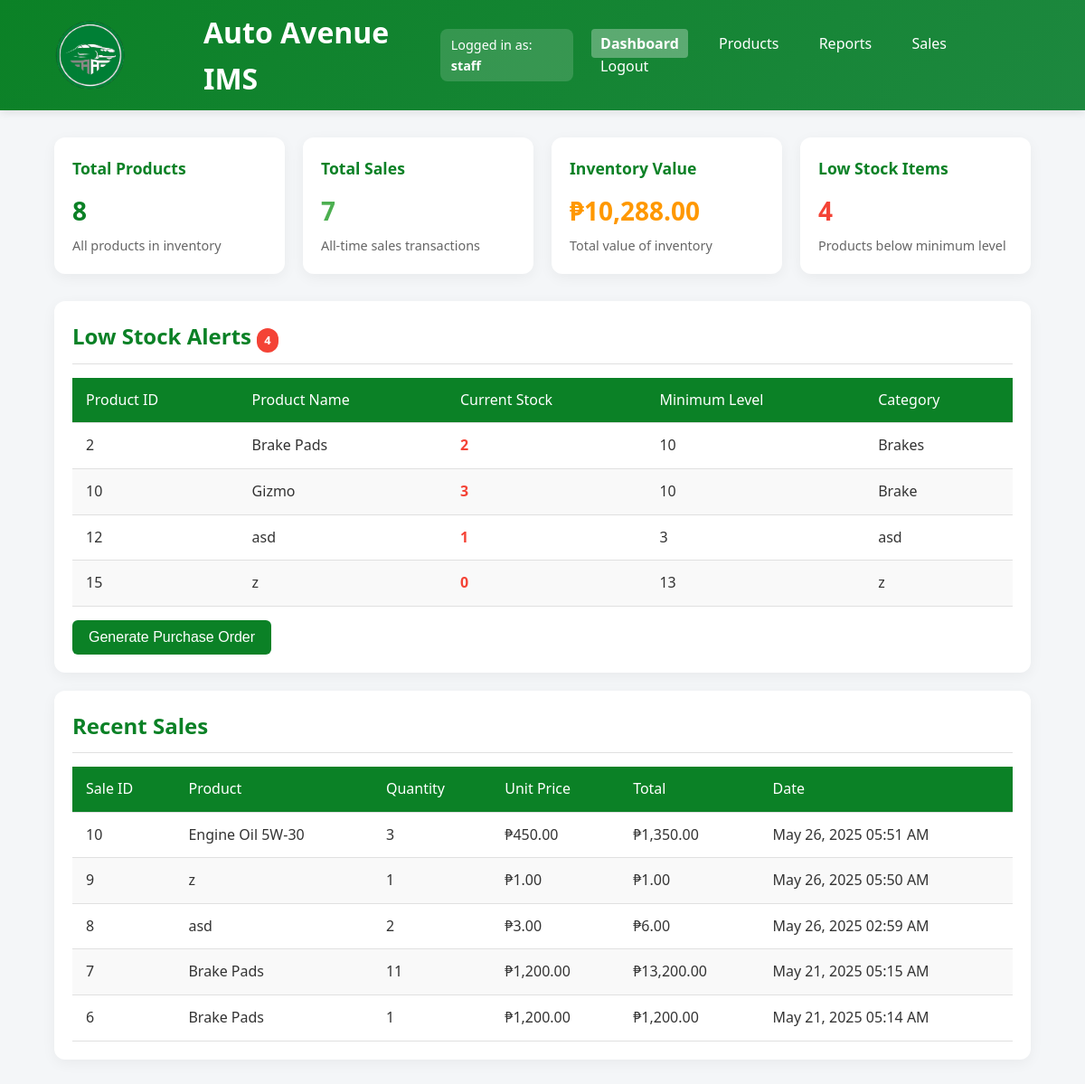
The app's page /dashboard.php (signed in) with its own data.
### tables this page shows
CREATE TABLE `products` (
  `product_id` int(11) NOT NULL,
  `name` varchar(100) NOT NULL,
  `quantity` int(11) NOT NULL DEFAULT 0,
  `price` decimal(10,2) NOT NULL,
  `category` varchar(50) DEFAULT NULL,
  `supplier` varchar(100) DEFAULT NULL,
  `min_stock_level` int(11) DEFAULT 10,
  `last_updated` timestamp NOT NULL DEFAULT current_timestamp() ON UPDATE current_timestamp(),
  `is_active` tinyint(1) DEFAULT 1,
  `warranty_period` varchar(50) DEFAULT NULL,
  `warranty_terms` text DEFAULT NULL,
  `vin_code` varchar(17) DEFAULT NULL
);

CREATE TABLE `sales` (
  `sale_id` int(11) NOT NULL,
  `product_id` int(11) DEFAULT NULL,
  `quantity_sold` int(11) NOT NULL,
  `sale_date` timestamp NOT NULL DEFAULT current_timestamp()
);

### dashboard.php (the view, shortened to what this page needs)
<?php
require_once __DIR__ . '/includes/config.php';
$low_stock_query = "SELECT * FROM products WHERE quantity < min_stock_level";
$low_stock_result = $conn->query($low_stock_query);
$total_products = $conn->query("SELECT COUNT(*) as count FROM products")->fetch_assoc()['count'];
$total_sales = $conn->query("SELECT COUNT(*) as count FROM sales")->fetch_assoc()['count'];
$inventory_value = $conn->query("SELECT SUM(quantity * price) as value FROM products")->fetch_assoc()['value'];
$recent_sales = $conn->query("SELECT s.sale_id, p.name, s.quantity_sold, p.price, s.sale_date
                             FROM sales s JOIN products p ON s.product_id = p.product_id
                             ORDER BY s.sale_date DESC LIMIT 5");
?>
<!DOCTYPE html>
<html lang="en">
<head>
</head>
<body>
  <header>
    <div class="container">
      <div style="display: flex; align-items: center; gap: 15px;">
  <img src="autoavelogo.svg" alt="Auto Avenue Logo" class="logo" width="150">
  <h1>Auto Avenue IMS</h1>
</div>
<?php if (isset($_SESSION['role'])): ?>
  <div style="background-color: rgba(255, 255, 255, 0.15); padding: 6px 12px; border-radius: 8px; font-size: 0.9rem;">
    Logged in as: <strong><?= htmlspecialchars($_SESSION['role']) ?></strong>
  </div>
<?php endif; ?>
      <nav>
        <a href="dashboard.php" class="active">Dashboard</a>
        <a href="products.php">Products</a>
        <a href="reports.php">Reports</a>
        <a href="sales.php">Sales</a>
        <a href="logout.php">Logout</a>
      </nav>
    </div>
  </header>
  <main class="main-content">
    <div class="dashboard-grid">
      <div class="card total-products">
        <h3>Total Products</h3>
        <div class="value"><?= number_format($total_products) ?></div>
        <div class="description">All products in inventory</div>
      </div>
      <div class="card total-sales">
        <h3>Total Sales</h3>
        <div class="value"><?= number_format($total_sales) ?></div>
        <div class="description">All-time sales transactions</div>
      </div>
      <div class="card inventory-value">
        <h3>Inventory Value</h3>
        <div class="value">₱<?= number_format($inventory_value, 2) ?></div>
        <div class="description">Total value of inventory</div>
      </div>
      <div class="card low-stock">
        <h3>Low Stock Items</h3>
        <div class="value"><?= $low_stock_result->num_rows ?></div>
        <div class="description">Products below minimum level</div>
      </div>
    </div>
    <div class="section">
  <h2>Low Stock Alerts <span class="alert-badge"><?= $low_stock_result->num_rows ?></span></h2>
  <?php if ($low_stock_result->num_rows > 0): ?>
    <table>
      <thead>
        <tr>
          <th>Product ID</th>
          <th>Product Name</th>
          <th>Current Stock</th>
          <th>Minimum Level</th>
          <th>Category</th>
        </tr>
      </thead>
      <tbody>
        <?php while ($row = $low_stock_result->fetch_assoc()): ?>
          <tr>
            <td><?= $row['product_id'] ?></td>
            <td><?= htmlspecialchars($row['name']) ?></td>
            <td class="low-stock-item"><?= $row['quantity'] ?></td>
            <td><?= $row['min_stock_level'] ?></td>
            <td><?= htmlspecialchars($row['category']) ?></td>
          </tr>
        <?php endwhile; ?>
      </tbody>
    </table>
    <form action="purchase_order.php" method="get" style="margin-top: 15px;">
      <button type="submit" style="
        background-color: var(--primary);
        color: white;
        border: none;
        padding: 10px 18px;
        border-radius: 6px;
        font-size: 1rem;
        cursor: pointer;
        transition: background-color 0.3s ease;
      "
      onmouseover="this.style.backgroundColor='var(--primary-light)';"
      onmouseout="this.style.backgroundColor='var(--primary)';">
        Generate Purchase Order
      </button>
    </form>
  <?php endif; ?>
</div>
    <div class="section">
      <h2>Recent Sales</h2>
      <?php if ($recent_sales->num_rows > 0): ?>
        <table>
          <thead>
            <tr>
              <th>Sale ID</th>
              <th>Product</th>
              <th>Quantity</th>
              <th>Unit Price</th>
              <th>Total</th>
              <th>Date</th>
            </tr>
          </thead>
          <tbody>
            <?php while ($sale = $recent_sales->fetch_assoc()): ?>
              <tr>
                <td><?= $sale['sale_id'] ?></td>
                <td><?= htmlspecialchars($sale['name']) ?></td>
                <td><?= $sale['quantity_sold'] ?></td>
                <td>₱<?= number_format($sale['price'], 2) ?></td>
                <td>₱<?= number_format($sale['quantity_sold'] * $sale['price'], 2) ?></td>
                <td><?= date('M j, Y h:i A', strtotime($sale['sale_date'])) ?></td>
              </tr>
            <?php endwhile; ?>
          </tbody>
        </table>
      <?php else: ?>
        <p>No recent sales found.</p>
      <?php endif; ?>
    </div>
  </main>
</body>
</html>

### dashboard.php (style rules this page uses)
:root { --primary:rgb(11, 129, 38); --primary-light:rgb(29, 136, 63); --secondary: #ff6b6b; --success: #4CAF50; --warning: #ff9800; --danger: #f44336; --text-color: #333; --text-light: #666; --bg-color: #f4f6f8; --border-color: #e0e0e0; }
* { box-sizing: border-box; margin: 0; padding: 0; }
body { font-family: 'Segoe UI', Tahoma, Geneva, Verdana, sans-serif; background-color: var(--bg-color); color: var(--text-color); line-height: 1.6; }
header { background: linear-gradient(135deg, var(--primary), var(--primary-light)); color: white; padding: 10px 0; box-shadow: 0 2px 10px rgba(0, 0, 0, 0.1); }
.container { width: 90%; max-width: 1200px; margin: 0 auto; display: flex; justify-content: space-between; align-items: center; }
nav a { color: white; text-decoration: none; margin-left: 20px; font-weight: 500; transition: all 0.3s ease; padding: 5px 10px; border-radius: 4px; }
nav a.active { background-color: rgba(255, 255, 255, 0.3); font-weight: 600; }
.main-content { width: 90%; max-width: 1200px; margin: 30px auto; }
.dashboard-grid { display: grid; grid-template-columns: repeat(auto-fit, minmax(250px, 1fr)); gap: 20px; margin-bottom: 30px; }
.card { background: white; border-radius: 12px; box-shadow: 0 4px 15px rgba(0, 0, 0, 0.05); padding: 20px; transition: transform 0.2s ease, box-shadow 0.2s ease; }
.card h3 { color: var(--primary); margin-bottom: 10px; font-size: 1.1rem; }
.card .value { font-size: 28px; font-weight: bold; margin-bottom: 5px; }
.card .description { color: var(--text-light); font-size: 0.9rem; }
.total-products .value { color: var(--primary); }
.total-sales .value { color: var(--success); }
.inventory-value .value { color: var(--warning); }
.low-stock .value { color: var(--danger); }
.section { background: white; border-radius: 12px; box-shadow: 0 4px 15px rgba(0, 0, 0, 0.05); padding: 20px; margin-bottom: 20px; }
.section h2 { color: var(--primary); margin-bottom: 15px; padding-bottom: 10px; border-bottom: 1px solid var(--border-color); }
table { width: 100%; border-collapse: collapse; margin-top: 10px; }
th, td { padding: 12px 15px; text-align: left; border-bottom: 1px solid var(--border-color); }
th { background-color: var(--primary); color: white; font-weight: 500; }
tr:nth-child(even) { background-color: #f9f9f9; }
.alert-badge { display: inline-block; padding: 3px 8px; border-radius: 20px; font-size: 0.8rem; font-weight: bold; background-color: var(--danger); color: white; }
.low-stock-item { color: var(--danger); font-weight: bold; }

### records on screen
products: product_id "2", name "Brake Pads", quantity "2", min_stock_level "10", category "Brakes"
products: product_id "10", name "Gizmo", quantity "3", min_stock_level "10", category "Brake"
products: product_id "12", name "asd", quantity "1", min_stock_level "3", category "asd"
products: product_id "15", name "z", quantity "0", min_stock_level "13", category "z"
sales: sale_id "10", product.name "Engine Oil 5W-30", quantity_sold "3", product.price "450.00", $sale['quantity_sold']*$sale['price'] "1,350.00", sale_date "May 26, 2025 05:51 AM"
sales: sale_id "9", product.name "z", quantity_sold "1", product.price "1.00", $sale['quantity_sold']*$sale['price'] "1.00", sale_date "May 26, 2025 05:50 AM"
sales: sale_id "8", product.name "asd", quantity_sold "2", product.price "3.00", $sale['quantity_sold']*$sale['price'] "6.00", sale_date "May 26, 2025 02:59 AM"
sales: sale_id "7", product.name "Brake Pads", quantity_sold "11", product.price "1,200.00", $sale['quantity_sold']*$sale['price'] "13,200.00", sale_date "May 21, 2025 05:15 AM"
sales: sale_id "6", product.name "Brake Pads", quantity_sold "1", product.price "1,200.00", $sale['quantity_sold']*$sale['price'] "1,200.00", sale_date "May 21, 2025 05:14 AM"

### other values on screen
$_SESSION['role'] "staff"
$total_products "8"
$total_sales "7"
$inventory_value "10,288.00"
$low_stock_result->num_rows "4"
